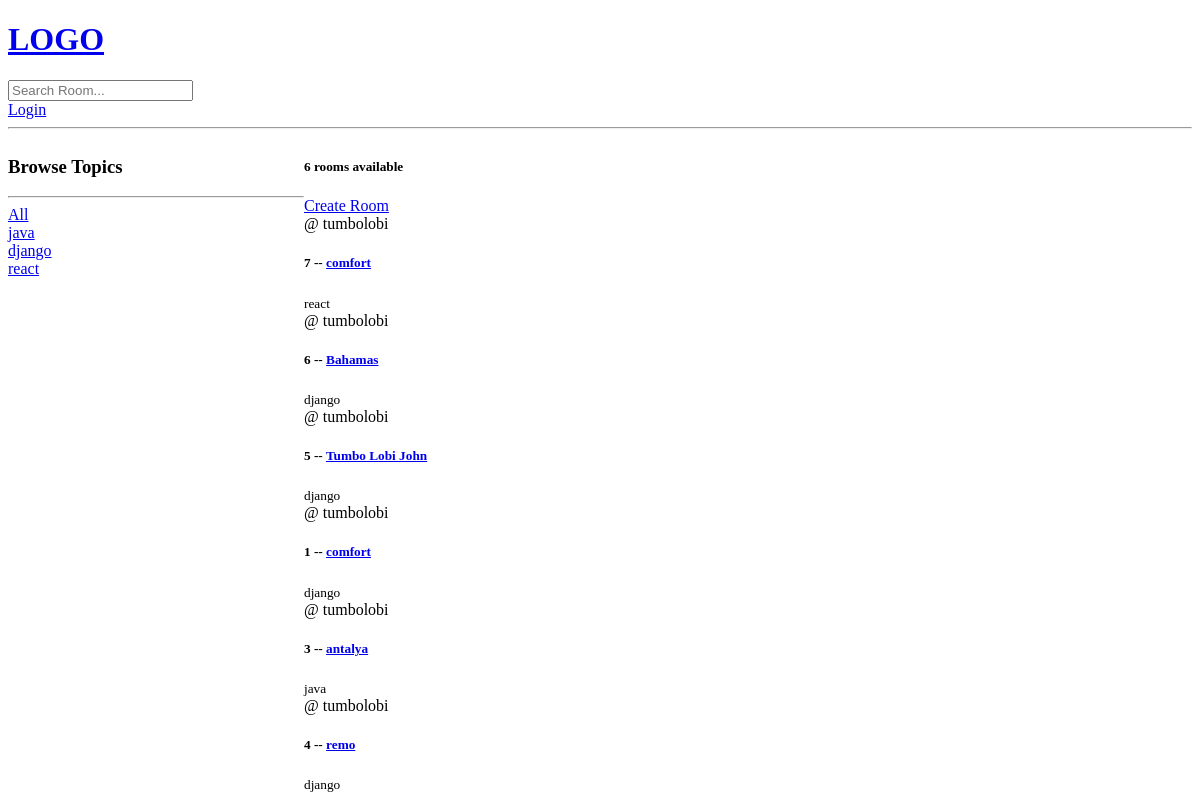
/, run on an earlier commit of the app's database.
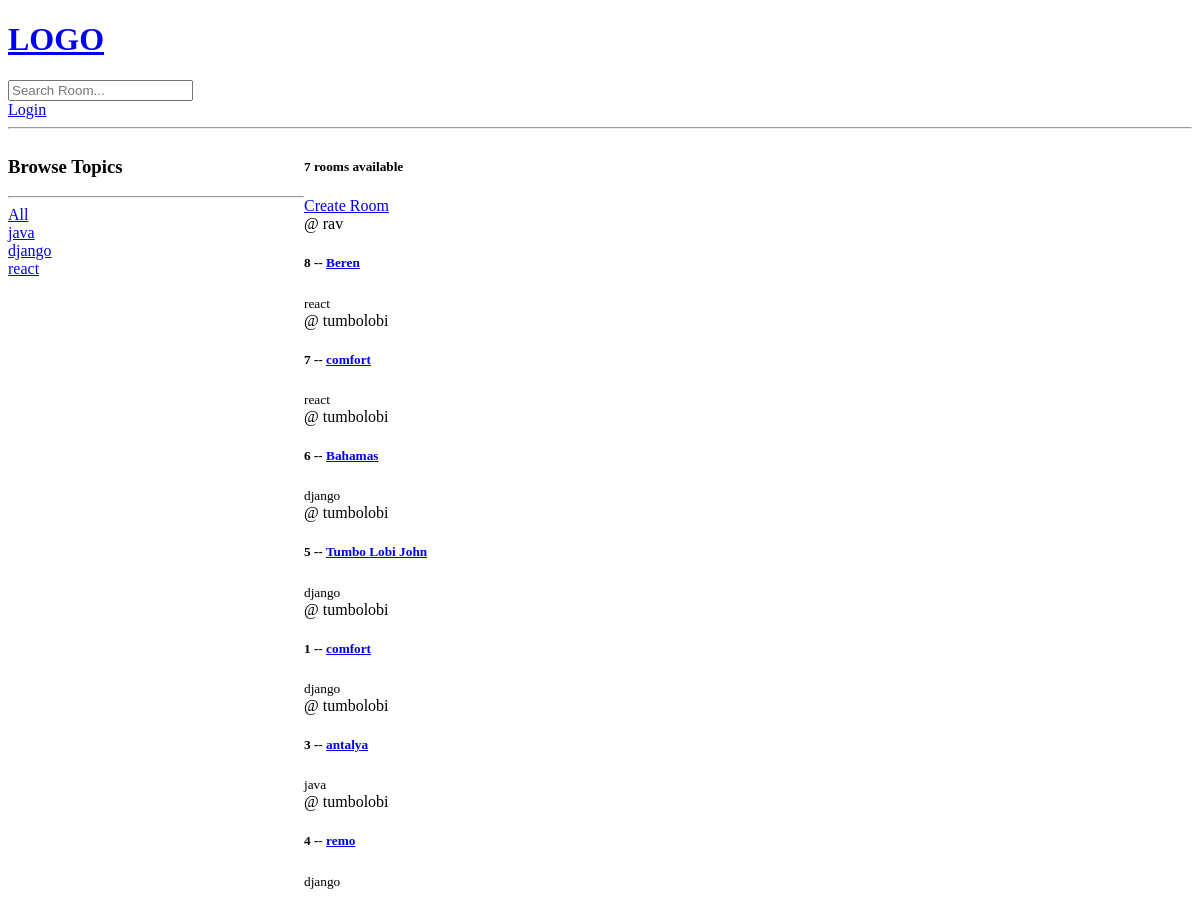
And on a later commit of the database.
### base/models.py (models this page shows, shortened)
class Topic(models.Model):
    name = models.CharField(max_length=200)

class Room(models.Model):
    host = models.ForeignKey(User, on_delete=models.SET_NULL, null=True)
    topic = models.ForeignKey(Topic, on_delete=models.SET_NULL, null=True)
    name = models.CharField(max_length=200)
    description = models.TextField(null=True, blank=True)
    participants = models.ManyToManyField(User, related_name='participants', blank=True)
    update = models.DateTimeField(auto_now=True)
    created_at = models.DateTimeField(auto_now_add=True)
    class Meta:
        ordering = ['-update', '-created_at']

### base/views.py (the view)
# urls.py: path("", views.home, name="home"),
def home(request):
    q = request.GET.get("q") if request.GET.get("q") is not None else ""
    rooms = Room.objects.filter(
        Q(topic__name__icontains=q) |
        Q(name__icontains=q) |
        Q(description__icontains=q)
    )
    topics = Topic.objects.all()
    room_count = rooms.count()
    context = {'rooms': rooms, 'topics': topics, 'room_count': room_count}
    return render(request, 'home.html', context)

### templates/home.html (shortened to what this page needs)
{% extends 'main.html' %}
{% block content %}
    <div class="home-container">
        <div>
            <h3>
                Browse Topics
            </h3>
            <hr/>
        <div>
            <a href="{% url 'home' %}">All</a>
        </div>
            {% for topic in topics %}
                <div>
                    <a href="{% url 'home' %}?q={{ topic.name }}">{{ topic.name }}</a>
                </div>
            {% endfor %}
        </div>
        <div>
            <h5>{{ room_count }} rooms available</h5>
            <a href = '{% url "create-room" %}'>Create Room</a>
            <div>
                {% for room in rooms %}
                    <div>
                        <span>@ {{ room.host.username }}</span>
                        <h5>{{ room.id }} -- <a href="{% url 'room' room.id %}">{{ room.name }}</a></h5>
                        <small>{{ room.topic.name }}</small>
                    </div>
                {% endfor %}
            </div>
        </div>
    </div>
{% endblock content %}

### templates/main.html (shortened to what this page needs)
<!DOCTYPE html>
<html lang="en">
<head>
</head>
<body>
    {% include 'navbar.html' %}
    {% block content %}
    {% endblock %}
</body>
</html>

### templates/navbar.html
<a href="/">
    <h1>LOGO</h1>
</a>
<form method="get" action="{% url 'home' %}">
    <input type="text" name="q" placeholder="Search Room..."/>
</form>
{% if request.user.is_authenticated %}
    <p>Hello {{ request.user }}</p>
    <a href="{% url 'logout' %}">Logout</a>
{% else %}
<a href="{% url 'login' %}">Login</a>
{% endif %}
<hr>

### templates/home.html (style rules this page uses)
.home-container { display: grid; grid-template-columns: 1fr 3fr; }

What changed in the data, as far as the page shows it:
added Room: host.username "rav", id "8", name "Beren", topic.name "react"
Also different on the page:
{{ room_count }}: "6" → "7"
